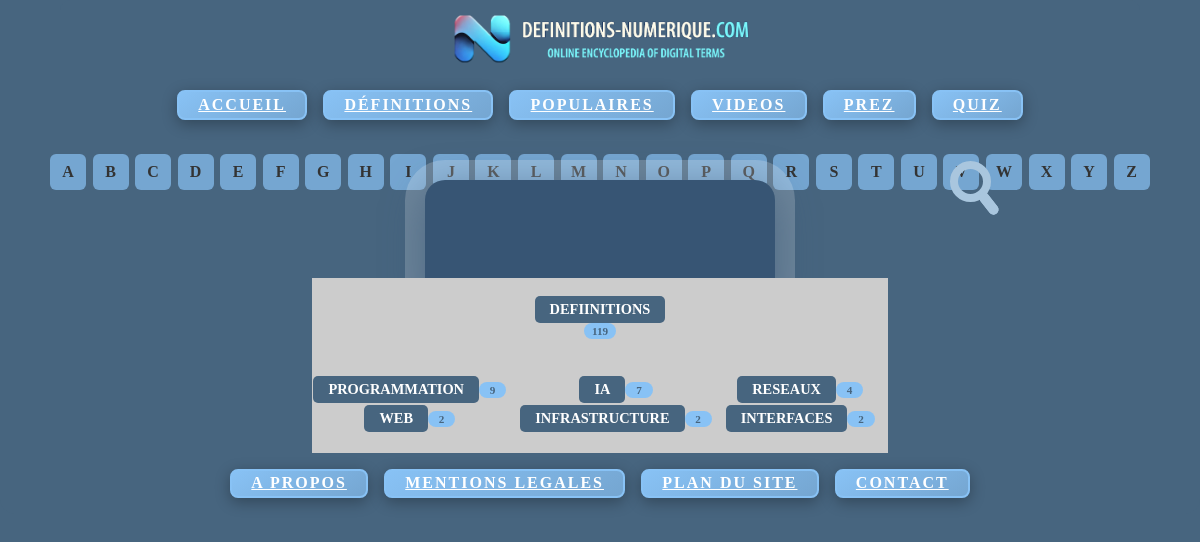
/categories.php, run on the app's committed database.
### tables this page shows
CREATE TABLE `categorie` (
  `catid` int(10) NOT NULL,
  `catnom` varchar(100) NOT NULL
);

### categories.php (the view, shortened to what this page needs)
<!DOCTYPE html>
<html lang="fr">
<head>
    <link rel="stylesheet" href="style.css" />
</head>
<body>
    <div class="bandeaudiv" type="video/mp4">
        <?php include "bandeau.php"; ?>
    </div>
    <div class="search-alpha-wrapper"><div class="lettresdiv">
        <?php include "lettres.php"; ?>
    </div>
    <div class="barrediv">
        <?php include "barrederecherche.php"; ?>
    </div>
    <div class="homediv">
        <div class="container">
            <div class="home">
                <div class="controls">
<?php
$conn = new mysqli($_ENV['DB_SERVERNAME'], $_ENV['DB_USERNAME'], $_ENV['DB_PASSWORD'], $_ENV['DB_NAME']);
	$conn->set_charset("utf8mb4");
$conn2 = new mysqli($_ENV['DB_SERVERNAME'], $_ENV['DB_USERNAME'], $_ENV['DB_PASSWORD'], $_ENV['DB_NAME']);
	$conn2->set_charset("utf8mb4");
   printf ("<br><a href='definitions.php' class='rubrique'>DEFIINITIONS</a>");
if ($result3 = mysqli_query($conn, "SELECT COUNT(*) as total from definition"))
{
    while ($row3 = $result3->fetch_assoc())
	{
        		printf ("<span class='styled-span'> %s </span><br><br>", $row3['total']);
 	 }
  }
else
		{
		}
if ($result = mysqli_query($conn, "SELECT * from categorie"))
{
     printf("<center><table class=tab border='0' ><tr>");
    $compteur = -1;
    while ($row = $result->fetch_assoc())
	{
         if ($compteur %3 == 2){
		    printf("</tr><tr>");
	   }
	   $compteur++;
        printf ("<td><a href='categoriedetail.php?catid=%s' class='rubrique'>%s</a>", $row['catid'], $row['catnom']);
		$catid = intval($row['catid']);
		$sql2="SELECT COUNT(*) as total FROM lien WHERE catid=" . $catid;
		if ($result2 = mysqli_query($conn2,$sql2 ))
		{
			while ($row2 = $result2->fetch_assoc())
			{
				printf ("<span class='styled-span'> %s </span>&nbsp;&nbsp;&nbsp;</td>", $row2['total']);
			}
		}
		else
		{
		}
	}
         printf("</tr></table></center>");
}
?>
                </div>
            </div>
        </div>
    </div>
    <div class="footerdiv">
        <?php include "footer.php"; ?>
    </div>
</body>
</html>

### style.css (style rules this page uses)
:root { --color-light-blue: #88C2F5; --color-blue: #75A6D1; --color-dark-blue: #5E86A8; --color-darker-blue: #47657F; --color-deep-blue: #324759; --color-white: #FFFFFF; }
.rubrique { display: inline-block; padding: 5px 15px; font-size: 0.9rem; font-weight: bold; text-transform: uppercase; text-decoration: none; color: var(--color-white); background: var(--color-darker-blue); border-radius: 5px; transition: background 0.3s ease, color 0.3s ease; }
.styled-span { background-color: var(--color-light-blue); color: var(--color-darker-blue); padding: 2px 8px; font-size: 0.7rem; border-radius: 8px; font-weight: bold; }
body { margin: 0; padding: 0; background-color: var(--color-darker-blue); }
.container { display: flex; justify-content: center; width: 100%; }
.controls { display: flex; justify-content: center; align-items: center; flex-direction: column; width: 100%; }
.tab { margin: 0 auto; border-collapse: collapse; text-align: center; width: 100%; }
.home { max-width: 1200px; height: auto; background-color: #CCCCCC; position: relative; display: flex; justify-content: space-between; flex-wrap: wrap; }
.homediv, .home, .droite, .controls { min-height: auto; height: auto; overflow: visible; }
.footerdiv { margin-top: 40px; }
.home { min-height: unset !important; height: auto !important; padding-bottom: 20px; }
.footerdiv { margin-top: 0; }
.search-alpha-wrapper .barrediv { flex: 0 0 320px; }
.barrediv { flex: 0 0 320px; display: flex; justify-content: center; }

### data on the page
categorie: catnom "PROGRAMMATION", total "9"
categorie: catnom "IA", total "7"
categorie: catnom "RESEAUX", total "4"
categorie: catnom "WEB", total "2"
categorie: catnom "INFRASTRUCTURE", total "2"
categorie: catnom "INTERFACES", total "2"

### other printed values
$lettre "A"
$lettre "B"
$lettre "C"
$lettre "D"
$lettre "E"
$lettre "F"
$lettre "G"
$lettre "H"
$lettre "I"
$lettre "J"
$lettre "K"
$lettre "L"
$lettre "M"
$lettre "N"
$lettre "O"
